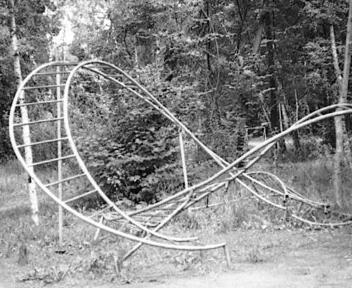
%> input picture Lab2/Task2/pic1.pgm, 352 x 288 px
$ octave sobel.m   (GNU Octave 9; MATLAB toolbox functions it lacks are replaced by stand-ins)
%> lines starting %> are read from the running program, lines starting %| are printed output that depends on the picture
% Read original image
pic = imread('pic1.pgm');
%> pic is the input picture: size 288x352 uint8; min 0, max 255, mean 136.6
% Read ModelSim generated image.
result = imread('pic1.pgm16.bits_result.pgm');
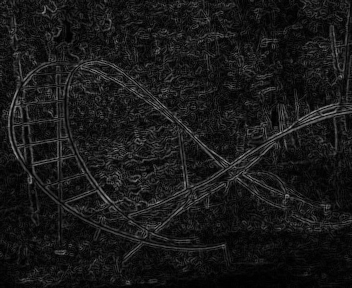
%> input picture Lab2/Task2/pic1.pgm16.bits_result.pgm, 352 x 288 px
%> result is the input picture: size 288x352 uint8; min 0, max 149, mean 24.2
% Add borders to src image. ('symmetric' ~ Pad array with mirror reflections of itself.)
picBorder = double(padarray(pic,[1,1],'symmetric'));
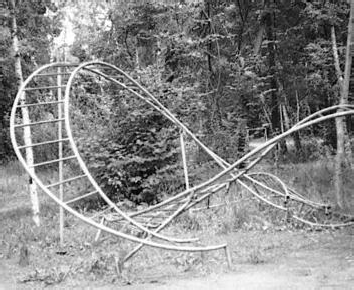
%> picBorder: size 290x354 double; min 0, max 255, mean 136.7

% X gradient filter kernel.
Gx = [-1 0 1;
	-2 0 2;
	-1 0 1];

% y gradient filter kernel.
Gy = [1	2 1;
	  0	0 0;
	 -1 -2 -1];

% perform sobel filtering that mimics the operation performed in the VHDL accelerator.
% - Use |Dx| + |Dy| instead of sqrt(Dx^2 + Dy^2)
% - Divide by 8 and convert to uint8 using truncation (fix)
picSobel = fix((abs(conv2(picBorder, Gx, 'valid')) + abs(conv2(picBorder, Gy, 'valid')))/8);

% Calculate the difference from the reference and sum up the errors.
err = abs(picSobel - double(result));
%> err: size 288x352 double; every value is 0
picSobel =  uint8(picSobel);
error = sum(err(:))
%> error = 0
if( error == 0 )
	display 'Verification passed.'
else
	display 'Verification failed.'
end
